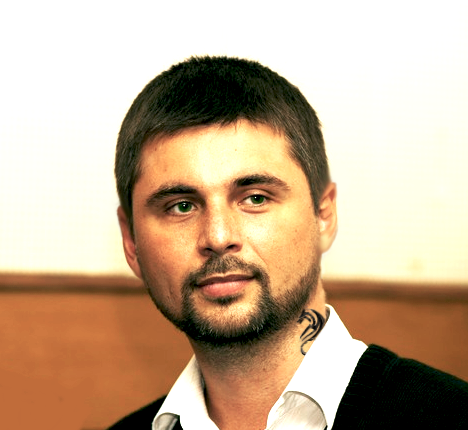
#> input picture Lesson4/Lesson 1.4.2/De.png, 468 x 430 px
$ python main.py --image De.png
#> lines starting #> are read from the running program, lines starting #| are printed output that depends on the picture
import numpy as np
import cv2
import imutils
import argparse

ap = argparse.ArgumentParser()
ap.add_argument('-i', '--image', required=True, help='Path to the image')
args = vars(ap.parse_args())

original_image = cv2.imread(args['image'])
#> original_image is the input picture: shape (430, 468, 3); mean B, G, R 149.2, 174.4, 198.1
(w, h) = original_image.shape[1], original_image.shape[0]
#> w = 468; h = 430
center_x, center_y = w // 2, h // 2
#> center_x = 234; center_y = 215

rotation_matrix = cv2.getRotationMatrix2D((center_x - 50, center_y - 50), 45, 0.5)
rotated_image = cv2.warpAffine(original_image, rotation_matrix, dsize=(w, h))
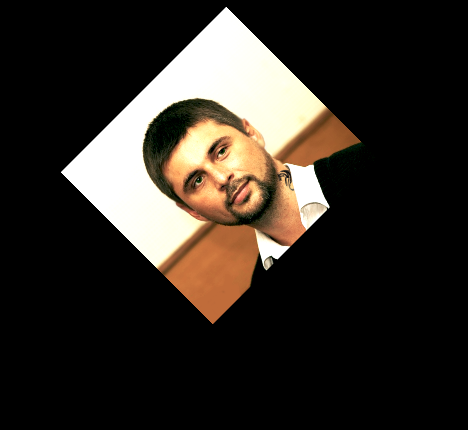
#> rotated_image: shape (430, 468, 3); mean B, G, R 37.3, 43.6, 49.5

cv2.imshow("Rotation", rotated_image)
cv2.waitKey(0)


# [13 lines of commented-out code are left out]

original_image = cv2.imread(args["image"])
(h, w) = original_image.shape[:2]
center_x = w // 2
center_y = h // 2

rotation_matrix = cv2.getRotationMatrix2D((50, 50), 88, 1)
rotated_image = cv2.warpAffine(original_image, rotation_matrix, dsize=(w, h))
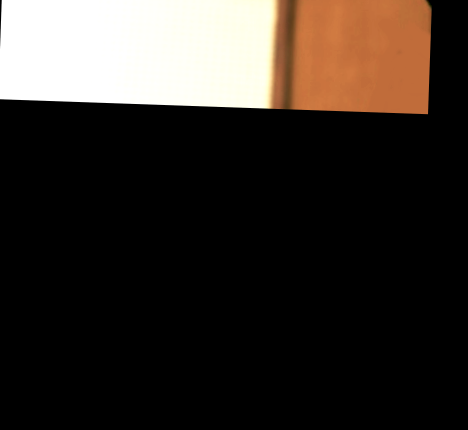
#> rotated_image: shape (430, 468, 3); mean B, G, R 40, 45.4, 52.3
b, g, r = rotated_image[10, 10]
#> b = 255; g = 255; r = 255
print(b, g, r)
#| 255 255 255
